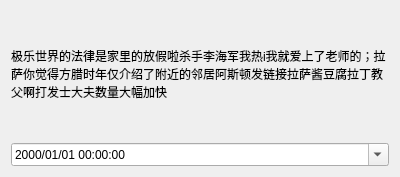
<?xml version="1.0" encoding="UTF-8"?>
<ui version="4.0">
 <class>CBottomPlusWgt</class>
 <widget class="QWidget" name="CBottomPlusWgt">
  <property name="geometry">
   <rect>
    <x>0</x>
    <y>0</y>
    <width>400</width>
    <height>177</height>
   </rect>
  </property>
  <property name="windowTitle">
   <string>Form</string>
  </property>
  <layout class="QGridLayout" name="gridLayout">
   <item row="0" column="0">
    <widget class="QLabel" name="label">
     <property name="text">
      <string>极乐世界的法律是家里的放假啦杀手李海军我热i我就爱上了老师的；拉萨你觉得方腊时年仅介绍了附近的邻居阿斯顿发链接拉萨酱豆腐拉丁教父啊打发士大夫数量大幅加快</string>
     </property>
     <property name="wordWrap">
      <bool>true</bool>
     </property>
    </widget>
   </item>
   <item row="1" column="0">
    <widget class="QDateTimeEdit" name="dateTimeEdit">
     <property name="displayFormat">
      <string>yyyy/MM/dd HH:mm:ss</string>
     </property>
     <property name="calendarPopup">
      <bool>true</bool>
     </property>
    </widget>
   </item>
  </layout>
 </widget>
 <resources/>
 <connections/>
</ui>
